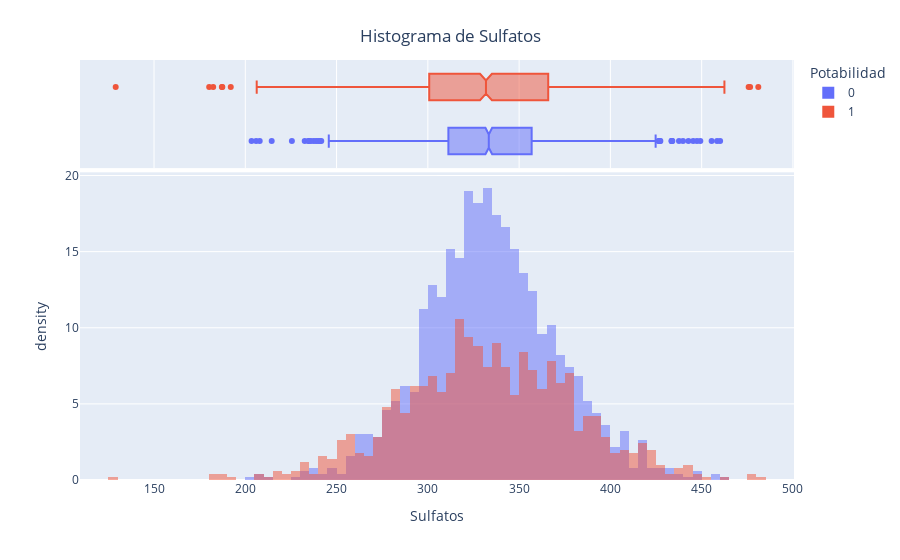

The notebook cell this image was saved under:
### Markdown cell above
## Sulfatos

![imagencloramina](https://static.producer.com/wp-content/uploads/2021/06/16162747/33-tracking-sulfates-707.jpg)

Los sulfatos son sustancias naturales que se encuentran en los minerales, el suelo y las rocas. Están presentes en el aire ambiente, las aguas subterráneas, las plantas y los alimentos. El principal uso comercial del sulfato es en la industria química. La concentración de sulfato en el agua de mar es de aproximadamente 2700 miligramos por litro (mg/L). Varía de 3 a 30 mg/L en la mayoría de los suministros de agua dulce, aunque se encuentran concentraciones mucho más altas (1000 mg/L) en algunas ubicaciones geográficas.

### Code cell
graficaDeHistograma("Sulfatos")

### Figure 1 — Plotly figure (JSON) as saved in the notebook; plotly's stock layout.template omitted (floating-point values rounded to 4 significant figures; data arrays with more than 128 entries replaced by an {"elided": "..."} marker saying what was removed)
{"data": [{"alignmentgroup": "True", "bingroup": "x", "histnorm": "density", "hovertemplate": "Potabilidad=0<br>Sulfatos=%{x}<br>density=%{y}<extra></extra>", "legendgroup": "0", "marker": {"color": "#636efa", "opacity": 0.5, "pattern": {"shape": ""}}, "name": "0", "offsetgroup": "0", "orientation": "v", "showlegend": true, "type": "histogram", "x": {"elided": "1998 float values"}, "xaxis": "x", "yaxis": "y"}, {"alignmentgroup": "True", "hovertemplate": "Potabilidad=0<br>Sulfatos=%{x}<extra></extra>", "legendgroup": "0", "marker": {"color": "#636efa"}, "name": "0", "notched": true, "offsetgroup": "0", "showlegend": false, "type": "box", "x": {"elided": "1998 float values"}, "xaxis": "x2", "yaxis": "y2"}, {"alignmentgroup": "True", "bingroup": "x", "histnorm": "density", "hovertemplate": "Potabilidad=1<br>Sulfatos=%{x}<br>density=%{y}<extra></extra>", "legendgroup": "1", "marker": {"color": "#EF553B", "opacity": 0.5, "pattern": {"shape": ""}}, "name": "1", "offsetgroup": "1", "orientation": "v", "showlegend": true, "type": "histogram", "x": {"elided": "1278 float values"}, "xaxis": "x", "yaxis": "y"}, {"alignmentgroup": "True", "hovertemplate": "Potabilidad=1<br>Sulfatos=%{x}<extra></extra>", "legendgroup": "1", "marker": {"color": "#EF553B"}, "name": "1", "notched": true, "offsetgroup": "1", "showlegend": false, "type": "box", "x": {"elided": "1278 float values"}, "xaxis": "x2", "yaxis": "y2"}], "layout": {"barmode": "overlay", "legend": {"title": {"text": "Potabilidad"}, "tracegroupgap": 0}, "margin": {"t": 60}, "title": {"text": " Histograma de Sulfatos", "x": 0.5, "xanchor": "center", "yanchor": "top"}, "xaxis": {"anchor": "y", "domain": [0, 1], "title": {"text": "Sulfatos"}}, "xaxis2": {"anchor": "y2", "domain": [0, 1], "matches": "x", "showgrid": true, "showticklabels": false}, "yaxis": {"anchor": "x", "domain": [0, 0.7326], "title": {"text": "density"}}, "yaxis2": {"anchor": "x2", "domain": [0.7426, 1], "matches": "y2", "showgrid": false, "showline": false, "showticklabels": false, "ticks": ""}}}
